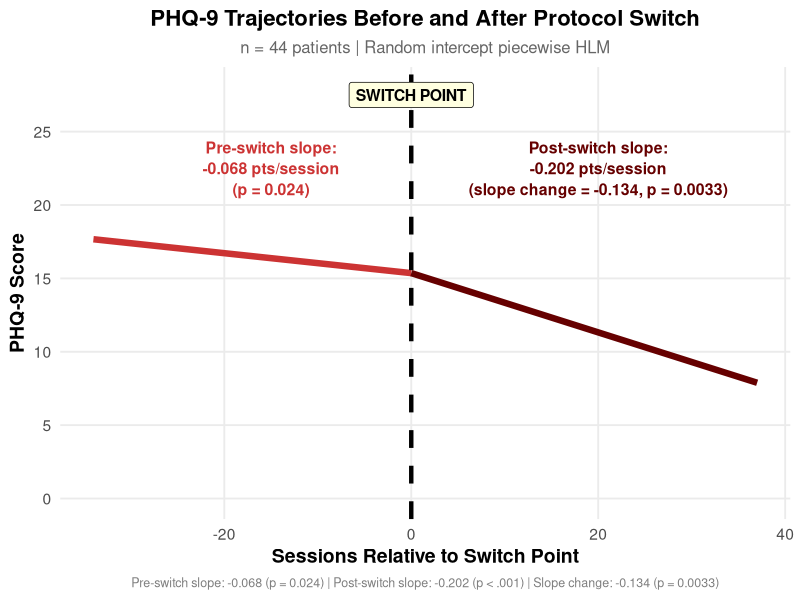
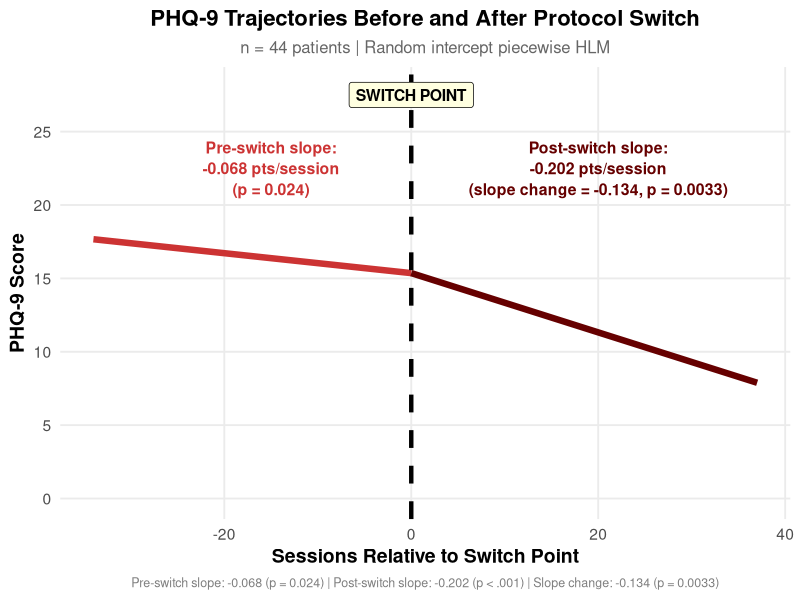
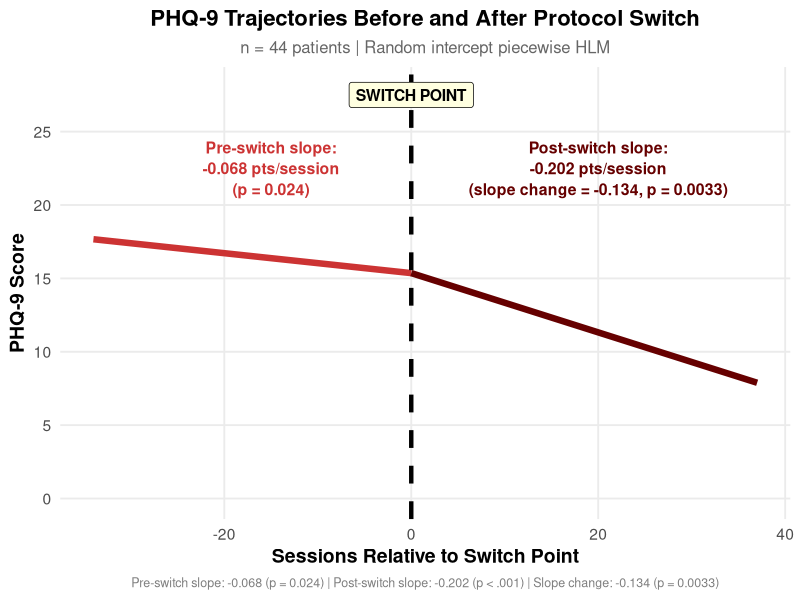

The R source for these figures, in order:
# ============================================================================  
# Figure 2: Piecewise HLM — Pre vs Post-Switch Slope (Corrected Annotations)  
# ============================================================================

library(readxl)  
library(dplyr)  
library(lme4)  
library(lmerTest)  
library(ggplot2)

# ----------------------------------------------------------------------------  
# 1. Load and prepare data  
# ----------------------------------------------------------------------------

dat <- read_excel("analytic_sample_long.xlsx")  
switch_dat <- dat %>% filter(group == "switcher")

# Create piecewise variables  
switch_dat <- switch_dat %>%  
  group_by(study_id) %>%  
  mutate(  
    sessions_relative = cumulative_tx - switch_tx,  
    post = ifelse(phase == "post", 1, 0),  
    pre_sessions = ifelse(post == 0, sessions_relative, 0),  
    post_sessions = ifelse(post == 1, sessions_relative, 0)  
  ) %>%  
  ungroup()

# ----------------------------------------------------------------------------  
# 2. Fit models  
# ----------------------------------------------------------------------------

# Piecewise model (separate slopes)  
model_piecewise <- lmer(  
  phq9_score ~ pre_sessions + post_sessions + (1 | study_id),  
  data = switch_dat, REML = TRUE  
)

# Reparameterized model (direct slope change test)  
switch_dat <- switch_dat %>%  
  mutate(  
    all_sessions = sessions_relative,  
    post_increment = post_sessions  
  )

model_change <- lmer(  
  phq9_score ~ all_sessions + post_increment + (1 | study_id),  
  data = switch_dat, REML = TRUE  
)

# Extract coefficients  
fe <- summary(model_piecewise)$coefficients  
fe2 <- summary(model_change)$coefficients

pre_slope <- fe["pre_sessions", "Estimate"]  
post_slope <- fe["post_sessions", "Estimate"]  
pre_p <- fe["pre_sessions", "Pr(>|t|)"]  
post_p <- fe["post_sessions", "Pr(>|t|)"]  
slope_change <- fe2["post_increment", "Estimate"]  
slope_change_p <- fe2["post_increment", "Pr(>|t|)"]

n_switchers <- length(unique(switch_dat$study_id))

# ----------------------------------------------------------------------------  
# 3. Build prediction lines  
# ----------------------------------------------------------------------------

pred_range_pre <- data.frame(  
  sessions_relative = seq(min(switch_dat$sessions_relative[switch_dat$post == 0]),  
                          0, length.out = 100)  
)  
pred_range_pre$predicted <- fe["(Intercept)", "Estimate"] +  
  fe["pre_sessions", "Estimate"] * pred_range_pre$sessions_relative

pred_range_post <- data.frame(  
  sessions_relative = seq(0, max(switch_dat$sessions_relative[switch_dat$post == 1]),  
                          length.out = 100)  
)  
pred_range_post$predicted <- fe["(Intercept)", "Estimate"] +  
  fe["post_sessions", "Estimate"] * pred_range_post$sessions_relative

# ----------------------------------------------------------------------------  
# 4. Create significance labels (α = .05)  
# ----------------------------------------------------------------------------

# Pre-switch label: show significance correctly  
if (pre_p < .001) {  
  pre_p_label <- "p < .001"  
} else if (pre_p < .05) {  
  pre_p_label <- sprintf("p = %.3f", pre_p)  
} else {  
  pre_p_label <- sprintf("p = %.3f, NS", pre_p)  
}

pre_annotation <- sprintf("Pre-switch slope:\n%.3f pts/session\n(%s)",  
                          pre_slope, pre_p_label)

# Post-switch / slope change label  
if (slope_change_p < .001) {  
  change_p_label <- "p < .001"  
} else {  
  change_p_label <- sprintf("p = %.4f", slope_change_p)  
}

post_annotation <- sprintf("Post-switch slope:\n%.3f pts/session\n(slope change = %.3f, %s)",  
                           post_slope, slope_change, change_p_label)

# Caption  
caption_text <- sprintf(  
  "Pre-switch slope: %.3f (p = %.3f) | Post-switch slope: %.3f (p < .001) | Slope change: %.3f (%s)",  
  pre_slope, pre_p, post_slope, slope_change, change_p_label  
)

# ----------------------------------------------------------------------------  
# 5. Build the figure  
# ----------------------------------------------------------------------------

p <- ggplot() +  
  # Pre-switch fitted line  
  geom_line(data = pred_range_pre,  
            aes(x = sessions_relative, y = predicted, color = "Pre-switch (iTBS)"),  
            linewidth = 2.2) +  
  # Post-switch fitted line  
  geom_line(data = pred_range_post,  
            aes(x = sessions_relative, y = predicted, color = "Post-switch (Bilateral)"),  
            linewidth = 2.2) +  
  # Switch point vertical line  
  geom_vline(xintercept = 0, linetype = "dashed", linewidth = 1.5, color = "black") +  
  # Switch point label  
  annotate("label", x = 0, y = 27.5, label = "SWITCH POINT",  
           fontface = "bold", size = 4, fill = "lightyellow",  
           label.padding = unit(0.35, "lines")) +  
  # Pre-switch annotation  
  annotate("text", x = -15, y = 22.5, hjust = 0.5,  
           label = pre_annotation,  
           color = "#CC3333", size = 4, fontface = "bold",  
           lineheight = 1.1) +  
  # Post-switch annotation  
  annotate("text", x = 20, y = 22.5, hjust = 0.5,  
           label = post_annotation,  
           color = "#660000", size = 4, fontface = "bold",  
           lineheight = 1.1) +  
  # Color scale  
  scale_color_manual(  
    name = "Phase",  
    values = c("Pre-switch (iTBS)" = "#CC3333",  
               "Post-switch (Bilateral)" = "#660000")  
  ) +  
  # Axes  
  scale_y_continuous(limits = c(0, 28), breaks = seq(0, 25, 5)) +  
  # Labels  
  labs(  
    title = "PHQ-9 Trajectories Before and After Protocol Switch",  
    subtitle = sprintf("n = %d patients | Random intercept piecewise HLM", n_switchers),  
    x = "Sessions Relative to Switch Point",  
    y = "PHQ-9 Score",  
    caption = caption_text  
  ) +  
  # Theme  
  theme_minimal(base_size = 14) +  
  theme(  
    plot.title = element_text(face = "bold", hjust = 0.5, size = 16),  
    plot.subtitle = element_text(hjust = 0.5, color = "grey40", size = 12),  
    plot.caption = element_text(hjust = 0.5, color = "grey50", size = 9),  
    legend.position = "none",  
    panel.grid.minor = element_blank(),  
    axis.title = element_text(face = "bold")  
  )  

# Display  
print(p)

# Save  
ggsave("figure2_piecewise_trajectories.png", p, width = 12, height = 7, dpi = 300)  
ggsave("figure2_piecewise_trajectories.pdf", p, width = 12, height = 7)

cat("\nFigure saved.\n")  
cat(sprintf("Pre-switch slope: %.4f, p = %.4f — %s at α = .05\n",  
            pre_slope, pre_p, ifelse(pre_p < .05, "SIGNIFICANT", "NOT SIGNIFICANT")))  
cat(sprintf("Post-switch slope: %.4f, p = %.8f\n", post_slope, post_p))  
cat(sprintf("Slope change: %.4f, p = %.4f\n", slope_change, slope_change_p))  
